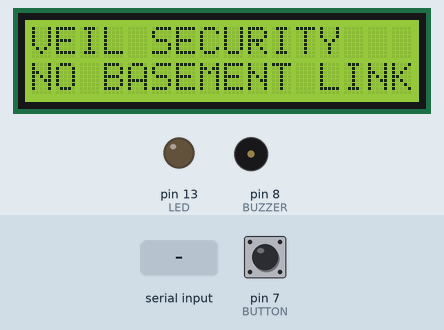
This sketch was run on a simulated Arduino Leonardo, built with avr-gcc and run on an emulated ATmega32U4. Parts: 16×2 character LCD, output pins drawn as LEDs (lit = HIGH), buzzer (waves = sounding, pin HIGH). The test bench sets the inputs (shaded band); at power-on: pin 7 (BUTTON) HIGH. What the sketch prints to the serial monitor is not drawn.

Above: at 2.2 s.
2.3 s: "b90\n" received over Serial
At 2.9 s:
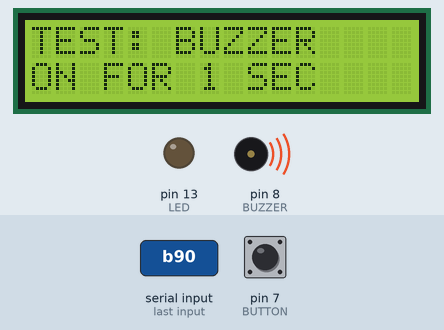
5.3 s: "IDLE\n" received over the second serial link
At 6.9 s:
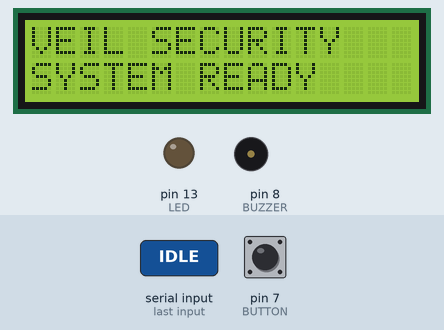
8.3 s: byte 115 ('s') received over Serial
At 8.5 s:
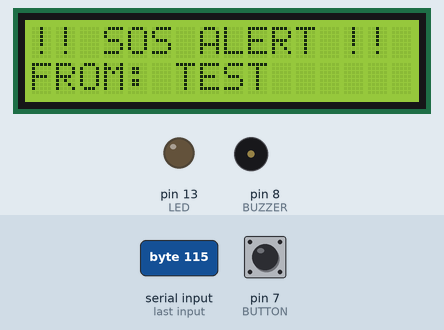
10.3 s: pin 7 (BUTTON) pulled LOW for 0.15 s
At 11.6 s:
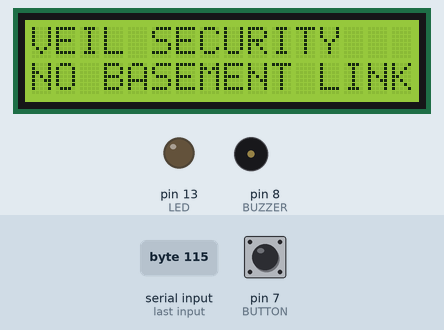
12.1 s: byte 108 ('l') received over Serial
At 13.0 s:
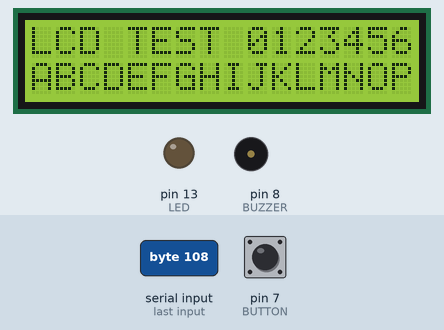
15.1 s: byte 101 ('e') received over Serial
At 15.9 s:
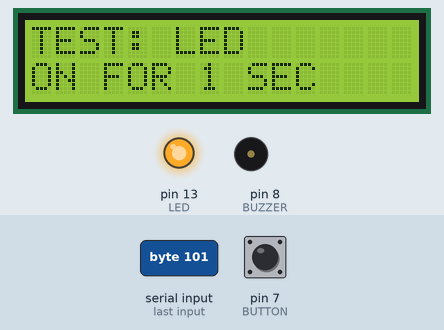
Timing chart, 0 to 18.1 s (numbered marks = the images above; inputs shaded):
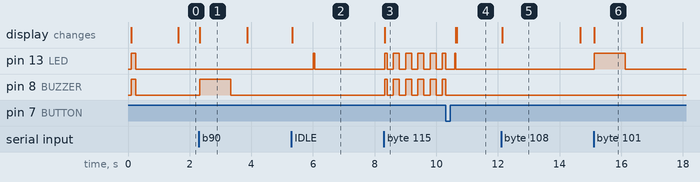

Measured:
- after the input at 2.3 s, pin 8 (BUZZER): LOW → HIGH at once, → LOW 1.0 s later; the display: changes at once (image 1)
- after the input at 5.3 s, pin 13 (LED): LOW → HIGH after 0.70 s, → LOW 0.06 s later; the display: changes at once (image 2)
- after the input at 8.3 s, pin 8 (BUZZER): LOW → HIGH at once, then repeats every 0.40 s: LOW 0.20 s, HIGH 0.20 s; the display: changes at once (image 3)
- after the input at 10.3 s, the display: first changes after 0.33 s (image 4 shows a later state)
- after the input at 12.1 s, the display: changes at once (image 5)
- after the input at 15.1 s, pin 13 (LED): LOW → HIGH at once, → LOW 1.0 s later; the display: changes at once (image 6)
- what the display in image 1 shows lasts 1.6 s, from 2.3 s to 3.9 s

The sketch:

veil_desk_i2c.ino
```cpp
// VEIL GUARD DESK - I2C LCD   Board: Arduino Leonardo
// Every message shows on the LCD AND in Serial Monitor (9600) - same words.
// Library: "LiquidCrystal I2C" by Frank de Brabander
// LCD: GND->GND, VCC->5V, SDA->D2, SCL->D3     Buzzer: D8     LED: D13 -> 220R     Button: D7 -> GND
// ESP: ESP GPIO17 -> D0 (RX),  D10 -> 1k -> ESP GPIO27,  5V -> ESP VIN,  GND -> ESP GND
//
// TESTS (type in Serial Monitor):  l = LCD   b = buzzer   e = LED   s = fake SOS   i = status   a = ACK wire

#include <Wire.h>
#include <LiquidCrystal_I2C.h>

const int BUZZER = 8, LED = 13, BUTTON = 7, ACK_OUT = 10;
#define esp Serial1

LiquidCrystal_I2C *lcd = nullptr;
uint8_t lcdAddr = 0;
String shownA = "", shownB = "";

int mode = 0;                 // 0 = ready, 1 = SOS, 2 = help sent
int sosId = 0;
unsigned long lastMsg = 0, helpAt = 0, sosAt = 0, holdUntil = 0;
String line = "";

// ---------- ONE function for LCD + Serial ----------
void say(String a, String b) {
  if (a == shownA && b == shownB) return;          // no repeats
  shownA = a; shownB = b;
  Serial.println("+----------------+");
  Serial.print("|"); Serial.print(a); for (int i = a.length(); i < 16; i++) Serial.print(' '); Serial.println("|");
  Serial.print("|"); Serial.print(b); for (int i = b.length(); i < 16; i++) Serial.print(' '); Serial.println("|");
  Serial.println("+----------------+");
  if (lcd) { lcd->clear(); lcd->print(a); lcd->setCursor(0, 1); lcd->print(b); }
}
// show a message for some ms, then go back to normal screen
void flash(String a, String b, unsigned long ms) { say(a, b); holdUntil = millis() + ms; }

void findLcd() {
  Wire.begin();
  uint8_t tryAddr[] = {0x27, 0x3F, 0x20, 0x38};
  for (uint8_t i = 0; i < 4; i++) {
    Wire.beginTransmission(tryAddr[i]);
    if (Wire.endTransmission() == 0) { lcdAddr = tryAddr[i]; break; }
  }
  if (lcdAddr) { lcd = new LiquidCrystal_I2C(lcdAddr, 16, 2); lcd->init(); lcd->backlight(); }
}

void out(bool on) { digitalWrite(BUZZER, on); digitalWrite(LED, on); }

void ackPulse() {             // pull ESP GPIO27 LOW 300 ms (never 5V)
  digitalWrite(ACK_OUT, LOW); pinMode(ACK_OUT, OUTPUT); delay(300); pinMode(ACK_OUT, INPUT);
}

String who(int id) { return id == 1 ? "KEYCHAIN" : id == 2 ? "BRACELET" : "TEST"; }

void handle(String s) {
  s.trim(); if (s.length() == 0) return;
  lastMsg = millis();
  if (s.startsWith("SOS")) {
    if (mode != 1) { mode = 1; sosId = s.substring(4).toInt(); sosAt = millis(); holdUntil = 0; }
  } else if (s == "ACK") {
    mode = 2; helpAt = millis(); holdUntil = 0;
  } else if (s == "IDLE" && mode == 1 && millis() - sosAt > 3000) {
    mode = 0;
  }
}

void setup() {
  pinMode(BUZZER, OUTPUT); pinMode(LED, OUTPUT); out(false);
  pinMode(BUTTON, INPUT_PULLUP); pinMode(ACK_OUT, INPUT);
  Serial.begin(9600);
  unsigned long t0 = millis(); while (!Serial && millis() - t0 < 2000);
  esp.begin(9600);
  findLcd();
  if (lcdAddr) { String hex = String(lcdAddr, HEX); hex.toUpperCase(); flash("VEIL SECURITY", "LCD OK 0x" + hex, 1500); }
  else Serial.println("!! LCD NOT FOUND - check SDA->D2, SCL->D3, VCC, GND (Serial still works)");
  out(true); delay(150); out(false);
  Serial.println("Tests: l b e s i a");
}

void loop() {
  unsigned long t = millis();

  // 1. messages from ESP
  while (esp.available()) {
    char c = esp.read();
    if (c == '\n') { handle(line); line = ""; }
    else if (c != '\r' && line.length() < 20) line += c;
  }

  // 2. guard button
  static bool lastBtn = HIGH; static unsigned long btnT = 0;
  bool btn = digitalRead(BUTTON);
  if (btn != lastBtn && t - btnT > 50) {
    btnT = t; lastBtn = btn;
    if (btn == LOW) {
      if (mode == 1) { out(false); ackPulse(); mode = 2; helpAt = millis(); holdUntil = 0; }
      else { flash("BUTTON PRESSED", "BUTTON WORKS OK", 1500); out(true); delay(80); out(false); }
    }
  }

  // 3. tests
  if (Serial.available()) {
    char c = Serial.read();
    if (c == 'l') {
      flash("LCD TEST 0123456", "ABCDEFGHIJKLMNOP", 2500);
      if (!lcd) Serial.println("(LCD not found - only Serial shows this)");
    }
    else if (c == 'b') { flash("TEST: BUZZER", "ON FOR 1 SEC", 1500); digitalWrite(BUZZER, HIGH); delay(1000); digitalWrite(BUZZER, LOW); }
    else if (c == 'e') { flash("TEST: LED", "ON FOR 1 SEC", 1500); digitalWrite(LED, HIGH); delay(1000); digitalWrite(LED, LOW); }
    else if (c == 's') { mode = 1; sosId = 9; sosAt = millis(); holdUntil = 0; }
    else if (c == 'a') { flash("TEST: ACK WIRE", "PULSE TO ESP", 1500); ackPulse(); }
    else if (c == 'i') {
      bool ok = lastMsg != 0 && t - lastMsg < 4000;
      String b = digitalRead(BUTTON) == LOW ? "BTN:DOWN " : "BTN:up ";
      flash(ok ? "ESP LINK: OK" : (lastMsg ? "ESP LINK: LOST" : "ESP LINK: NONE"), b + (lcd ? "LCD:OK" : "LCD:--"), 3000);
    }
  }

  // 4. screen + buzzer + LED
  if (mode == 1) {
    say("!! SOS ALERT !!", "FROM: " + who(sosId));
    if (sosId == 2) { unsigned long p = t % 1000; out(p < 120 || (p > 240 && p < 360)); }   // bracelet: double beep
    else out((t / 200) % 2);                                                                // keychain: fast beeps
  } else if (mode == 2) {
    digitalWrite(BUZZER, LOW); digitalWrite(LED, HIGH);
    say("HELP IS COMING", "SENT TO " + who(sosId));
    if (t - helpAt > 4000) { mode = 0; out(false); }
  } else {
    digitalWrite(BUZZER, LOW);
    bool ok = lastMsg != 0 && t - lastMsg < 4000;
    digitalWrite(LED, ok && (t % 3000) < 60);
    if (t > holdUntil) say("VEIL SECURITY", ok ? "SYSTEM READY" : "NO BASEMENT LINK");
  }
}
```
